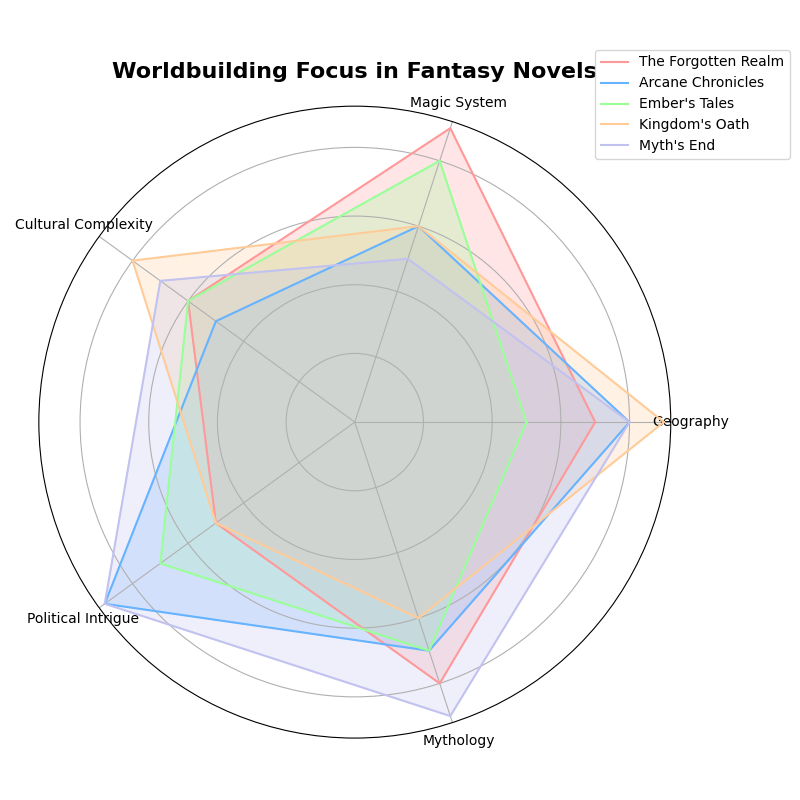

Reproduce this figure in Python.
import numpy as np
import matplotlib.pyplot as plt

novels = [
    "The Forgotten Realm", "Arcane Chronicles",
    "Ember's Tales", "Kingdom's Oath", "Myth's End"
]
categories = ['Geography', 'Magic System', 'Cultural Complexity', 'Political Intrigue', 'Mythology']

# Manually shuffled data
data = np.array([
    [7, 9, 6, 5, 8],  # The Forgotten Realm
    [8, 6, 5, 9, 7],  # Arcane Chronicles
    [5, 8, 6, 7, 7],  # Ember's Tales
    [9, 6, 8, 5, 6],  # Kingdom's Oath
    [8, 5, 7, 9, 9]   # Myth's End
])

num_vars = len(categories)

def create_radar_chart(title, labels, data, legend_labels):
    angles = np.linspace(0, 2 * np.pi, num_vars, endpoint=False).tolist()
    data = np.concatenate((data, data[:, [0]]), axis=1)
    angles += angles[:1]

    fig, ax = plt.subplots(figsize=(8, 8), subplot_kw=dict(polar=True))
    colors = ['#FF9999', '#66B3FF', '#99FF99', '#FFCC99', '#C2C2F0']
    for idx, (d, color) in enumerate(zip(data, colors)):
        ax.fill(angles, d, color=color, alpha=0.25)
        ax.plot(angles, d, color=color, label=legend_labels[idx])

    ax.set_yticklabels([])
    ax.set_xticks(angles[:-1])
    ax.set_xticklabels(labels, fontsize=10)
    plt.title(title, size=16, fontweight='bold', pad=20)
    plt.legend(loc='upper right', bbox_to_anchor=(1.2, 1.1))
    plt.tight_layout()
    plt.show()

create_radar_chart(
    "Worldbuilding Focus in Fantasy Novels",
    categories, data, novels
)
